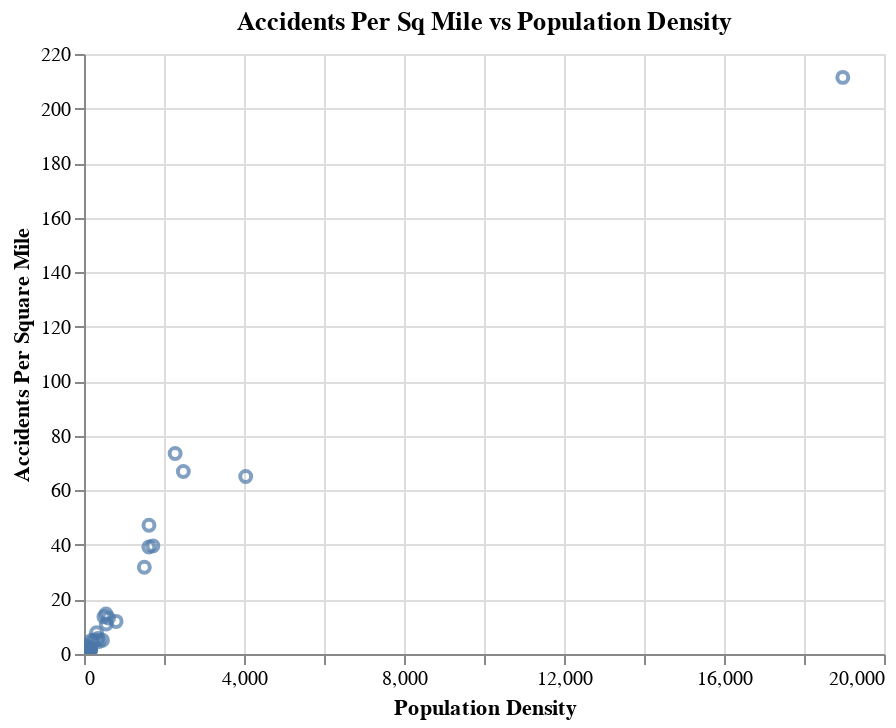

Notebook code for this chart:
### Code cell
countyinfo['Pop_Density']=countyinfo['pop2020']/countyinfo['Square_Miles']
chart=Chart(countyinfo)
chart.mark_point().encode(y=alt.X('Accidents_Per_Square_Mile',axis=alt.Axis(title='Accidents Per Square Mile')),
                          x=alt.Y('Pop_Density',axis=alt.Axis(title='Population Density'))).properties(
    title='Accidents Per Sq Mile vs Population Density').interactive()

### Figure 1 — Vega-Lite specification as saved in the notebook (floating-point values rounded to 4 significant figures)
{"config": {"view": {"continuousWidth": 400, "continuousHeight": 300}}, "data": {"name": "data-10031b8ba2db75cf10f3e78cb5e4c4cd"}, "mark": "point", "encoding": {"x": {"type": "quantitative", "axis": {"title": "Population Density"}, "field": "Pop_Density"}, "y": {"type": "quantitative", "axis": {"title": "Accidents Per Square Mile"}, "field": "Accidents_Per_Square_Mile"}}, "selection": {"selector022": {"type": "interval", "bind": "scales", "encodings": ["x", "y"]}}, "title": "Accidents Per Sq Mile vs Population Density", "$schema": "https://vega.github.io/schema/vega-lite/v4.8.1.json", "datasets": {"data-10031b8ba2db75cf10f3e78cb5e4c4cd": [{"pop2020": 10079000, "GrowthRate": 2.612, "Square_Miles": 4058, "Count": 271628, "County": "Los Angeles", "Accidents_Per_Capita": 0.02695, "Accidents_Per_Square_Mile": 66.94, "Pop_Density": 2484.0}, {"pop2020": 3379160, "GrowthRate": 8.889, "Square_Miles": 4207, "Count": 50285, "County": "San Diego", "Accidents_Per_Capita": 0.01488, "Accidents_Per_Square_Mile": 11.95, "Pop_Density": 803.2}, {"pop2020": 3198000, "GrowthRate": 6.015, "Square_Miles": 791, "Count": 51465, "County": "Orange", "Accidents_Per_Capita": 0.01609, "Accidents_Per_Square_Mile": 65.06, "Pop_Density": 4043.0}, {"pop2020": 2517830, "GrowthRate": 14.36, "Square_Miles": 7206, "Count": 41279, "County": "Riverside", "Accidents_Per_Capita": 0.01639, "Accidents_Per_Square_Mile": 5.728, "Pop_Density": 349.4}, {"pop2020": 2208400, "GrowthRate": 8.207, "Square_Miles": 20057, "Count": 46160, "County": "San Bernardino", "Accidents_Per_Capita": 0.0209, "Accidents_Per_Square_Mile": 2.301, "Pop_Density": 110.1}, {"pop2020": 1945940, "GrowthRate": 8.95, "Square_Miles": 1290, "Count": 41004, "County": "Santa Clara", "Accidents_Per_Capita": 0.02107, "Accidents_Per_Square_Mile": 31.79, "Pop_Density": 1508.0}, {"pop2020": 1684000, "GrowthRate": 11.3, "Square_Miles": 739, "Count": 54313, "County": "Alameda", "Accidents_Per_Capita": 0.03225, "Accidents_Per_Square_Mile": 73.5, "Pop_Density": 2279.0}, {"pop2020": 1567490, "GrowthRate": 10.28, "Square_Miles": 965, "Count": 45563, "County": "Sacramento", "Accidents_Per_Capita": 0.02907, "Accidents_Per_Square_Mile": 47.22, "Pop_Density": 1624.0}, {"pop2020": 1160920, "GrowthRate": 10.29, "Square_Miles": 716, "Count": 28107, "County": "Contra Costa", "Accidents_Per_Capita": 0.02421, "Accidents_Per_Square_Mile": 39.26, "Pop_Density": 1621.0}, {"pop2020": 1010120, "GrowthRate": 8.375, "Square_Miles": 5958, "Count": 10380, "County": "Fresno", "Accidents_Per_Capita": 0.01028, "Accidents_Per_Square_Mile": 1.742, "Pop_Density": 169.5}, {"pop2020": 912316, "GrowthRate": 8.471, "Square_Miles": 8132, "Count": 10334, "County": "Kern", "Accidents_Per_Capita": 0.01133, "Accidents_Per_Square_Mile": 1.271, "Pop_Density": 112.2}, {"pop2020": 891583, "GrowthRate": 10.68, "Square_Miles": 47, "Count": 9937, "County": "San Francisco", "Accidents_Per_Capita": 0.01115, "Accidents_Per_Square_Mile": 211.4, "Pop_Density": 18970.0}, {"pop2020": 851297, "GrowthRate": 3.171, "Square_Miles": 1843, "Count": 9319, "County": "Ventura", "Accidents_Per_Capita": 0.01095, "Accidents_Per_Square_Mile": 5.056, "Pop_Density": 461.9}, {"pop2020": 772948, "GrowthRate": 12.49, "Square_Miles": 1391, "Count": 15344, "County": "San Joaquin", "Accidents_Per_Capita": 0.01985, "Accidents_Per_Square_Mile": 11.03, "Pop_Density": 555.7}, {"pop2020": 771019, "GrowthRate": 7.127, "Square_Miles": 448, "Count": 17763, "County": "San Mateo", "Accidents_Per_Capita": 0.02304, "Accidents_Per_Square_Mile": 39.65, "Pop_Density": 1721.0}, {"pop2020": 558911, "GrowthRate": 8.492, "Square_Miles": 1495, "Count": 6901, "County": "Stanislaus", "Accidents_Per_Capita": 0.01235, "Accidents_Per_Square_Mile": 4.616, "Pop_Density": 373.9}, {"pop2020": 493334, "GrowthRate": 1.765, "Square_Miles": 1576, "Count": 12314, "County": "Sonoma", "Accidents_Per_Capita": 0.02496, "Accidents_Per_Square_Mile": 7.813, "Pop_Density": 313.0}, {"pop2020": 471389, "GrowthRate": 6.41, "Square_Miles": 4824, "Count": 4411, "County": "Tulare", "Accidents_Per_Capita": 0.009357, "Accidents_Per_Square_Mile": 0.9144, "Pop_Density": 97.72}, {"pop2020": 452076, "GrowthRate": 9.212, "Square_Miles": 822, "Count": 12045, "County": "Solano", "Accidents_Per_Capita": 0.02664, "Accidents_Per_Square_Mile": 14.65, "Pop_Density": 550.0}, {"pop2020": 448369, "GrowthRate": 5.689, "Square_Miles": 2735, "Count": 5228, "County": "Santa Barbara", "Accidents_Per_Capita": 0.01166, "Accidents_Per_Square_Mile": 1.912, "Pop_Density": 163.9}, {"pop2020": 435828, "GrowthRate": 4.667, "Square_Miles": 3381, "Count": 7088, "County": "Monterey", "Accidents_Per_Capita": 0.01626, "Accidents_Per_Square_Mile": 2.096, "Pop_Density": 128.9}, {"pop2020": 408317, "GrowthRate": 16.65, "Square_Miles": 1407, "Count": 7067, "County": "Placer", "Accidents_Per_Capita": 0.01731, "Accidents_Per_Square_Mile": 5.023, "Pop_Density": 290.2}, {"pop2020": 286354, "GrowthRate": 6.134, "Square_Miles": 3299, "Count": 3409, "County": "San Luis Obispo", "Accidents_Per_Capita": 0.0119, "Accidents_Per_Square_Mile": 1.033, "Pop_Density": 86.8}, {"pop2020": 281615, "GrowthRate": 9.692, "Square_Miles": 1935, "Count": 3579, "County": "Merced", "Accidents_Per_Capita": 0.01271, "Accidents_Per_Square_Mile": 1.85, "Pop_Density": 145.5}, {"pop2020": 272555, "GrowthRate": 3.567, "Square_Miles": 445, "Count": 5866, "County": "Santa Cruz", "Accidents_Per_Capita": 0.02152, "Accidents_Per_Square_Mile": 13.18, "Pop_Density": 612.5}, {"pop2020": 259548, "GrowthRate": 2.627, "Square_Miles": 520, "Count": 7091, "County": "Marin", "Accidents_Per_Capita": 0.02732, "Accidents_Per_Square_Mile": 13.64, "Pop_Density": 499.1}, {"pop2020": 235354, "GrowthRate": 7.006, "Square_Miles": 1636, "Count": 1766, "County": "Butte", "Accidents_Per_Capita": 0.007504, "Accidents_Per_Square_Mile": 1.079, "Pop_Density": 143.9}, {"pop2020": 224472, "GrowthRate": 11.63, "Square_Miles": 1015, "Count": 4656, "County": "Yolo", "Accidents_Per_Capita": 0.02074, "Accidents_Per_Square_Mile": 4.587, "Pop_Density": 221.2}, {"pop2020": 194590, "GrowthRate": 7.429, "Square_Miles": 1708, "Count": 3933, "County": "El Dorado", "Accidents_Per_Capita": 0.02021, "Accidents_Per_Square_Mile": 2.303, "Pop_Density": 113.9}, {"pop2020": 182333, "GrowthRate": 4.351, "Square_Miles": 4177, "Count": 74, "County": "Imperial", "Accidents_Per_Capita": 0.0004059, "Accidents_Per_Square_Mile": 0.01772, "Pop_Density": 43.65}, {"pop2020": 181042, "GrowthRate": 2.124, "Square_Miles": 3775, "Count": 1738, "County": "Shasta", "Accidents_Per_Capita": 0.0096, "Accidents_Per_Square_Mile": 0.4604, "Pop_Density": 47.96}, {"pop2020": 161208, "GrowthRate": 6.756, "Square_Miles": 2137, "Count": 2510, "County": "Madera", "Accidents_Per_Capita": 0.01557, "Accidents_Per_Square_Mile": 1.175, "Pop_Density": 75.44}, {"pop2020": 154706, "GrowthRate": 1.526, "Square_Miles": 1389, "Count": 1260, "County": "Kings", "Accidents_Per_Capita": 0.008144, "Accidents_Per_Square_Mile": 0.9071, "Pop_Density": 111.4}, {"pop2020": 137479, "GrowthRate": 0.4905, "Square_Miles": 748, "Count": 3703, "County": "Napa", "Accidents_Per_Capita": 0.02694, "Accidents_Per_Square_Mile": 4.951, "Pop_Density": 183.8}, {"pop2020": 136065, "GrowthRate": 0.7889, "Square_Miles": 3568, "Count": 1432, "County": "Humboldt", "Accidents_Per_Capita": 0.01052, "Accidents_Per_Square_Mile": 0.4013, "Pop_Density": 38.13}, {"pop2020": 100082, "GrowthRate": 1.313, "Square_Miles": 958, "Count": 2636, "County": "Nevada", "Accidents_Per_Capita": 0.02634, "Accidents_Per_Square_Mile": 2.752, "Pop_Density": 104.5}, {"pop2020": 97545, "GrowthRate": 2.947, "Square_Miles": 602, "Count": 779, "County": "Sutter", "Accidents_Per_Capita": 0.007986, "Accidents_Per_Square_Mile": 1.294, "Pop_Density": 162.0}, {"pop2020": 87424, "GrowthRate": -0.4282, "Square_Miles": 3506, "Count": 1807, "County": "Mendocino", "Accidents_Per_Capita": 0.02067, "Accidents_Per_Square_Mile": 0.5154, "Pop_Density": 24.94}, {"pop2020": 80573, "GrowthRate": 11.37, "Square_Miles": 632, "Count": 1274, "County": "Yuba", "Accidents_Per_Capita": 0.01581, "Accidents_Per_Square_Mile": 2.016, "Pop_Density": 127.5}, {"pop2020": 64822, "GrowthRate": 0.1344, "Square_Miles": 1256, "Count": 1310, "County": "Lake", "Accidents_Per_Capita": 0.02021, "Accidents_Per_Square_Mile": 1.043, "Pop_Density": 51.61}, {"pop2020": 64312, "GrowthRate": 1.175, "Square_Miles": 2950, "Count": 866, "County": "Tehama", "Accidents_Per_Capita": 0.01347, "Accidents_Per_Square_Mile": 0.2936, "Pop_Density": 21.8}, {"pop2020": 64213, "GrowthRate": 15.66, "Square_Miles": 1389, "Count": 1373, "County": "San Benito", "Accidents_Per_Capita": 0.02138, "Accidents_Per_Square_Mile": 0.9885, "Pop_Density": 46.23}, {"pop2020": 55539, "GrowthRate": 0.6305, "Square_Miles": 2221, "Count": 1118, "County": "Tuolumne", "Accidents_Per_Capita": 0.02013, "Accidents_Per_Square_Mile": 0.5034, "Pop_Density": 25.01}, {"pop2020": 45522, "GrowthRate": 0.1188, "Square_Miles": 1020, "Count": 1166, "County": "Calaveras", "Accidents_Per_Capita": 0.02561, "Accidents_Per_Square_Mile": 1.143, "Pop_Density": 44.63}, {"pop2020": 43604, "GrowthRate": -2.969, "Square_Miles": 6278, "Count": 563, "County": "Siskiyou", "Accidents_Per_Capita": 0.01291, "Accidents_Per_Square_Mile": 0.08968, "Pop_Density": 6.946}, {"pop2020": 41047, "GrowthRate": 8.349, "Square_Miles": 595, "Count": 975, "County": "Amador", "Accidents_Per_Capita": 0.02375, "Accidents_Per_Square_Mile": 1.639, "Pop_Density": 68.99}, {"pop2020": 30160, "GrowthRate": -13.41, "Square_Miles": 4541, "Count": 453, "County": "Lassen", "Accidents_Per_Capita": 0.01502, "Accidents_Per_Square_Mile": 0.09976, "Pop_Density": 6.642}, {"pop2020": 28628, "GrowthRate": 0.21, "Square_Miles": 1006, "Count": 313, "County": "Del Norte", "Accidents_Per_Capita": 0.01093, "Accidents_Per_Square_Mile": 0.3111, "Pop_Density": 28.46}, {"pop2020": 28229, "GrowthRate": 0.3662, "Square_Miles": 1314, "Count": 469, "County": "Glenn", "Accidents_Per_Capita": 0.01661, "Accidents_Per_Square_Mile": 0.3569, "Pop_Density": 21.48}, {"pop2020": 21531, "GrowthRate": 0.4385, "Square_Miles": 1151, "Count": 529, "County": "Colusa", "Accidents_Per_Capita": 0.02457, "Accidents_Per_Square_Mile": 0.4596, "Pop_Density": 18.71}, {"pop2020": 18932, "GrowthRate": -4.931, "Square_Miles": 2553, "Count": 368, "County": "Plumas", "Accidents_Per_Capita": 0.01944, "Accidents_Per_Square_Mile": 0.1441, "Pop_Density": 7.416}, {"pop2020": 18065, "GrowthRate": -2.415, "Square_Miles": 10181, "Count": 280, "County": "Inyo", "Accidents_Per_Capita": 0.0155, "Accidents_Per_Square_Mile": 0.0275, "Pop_Density": 1.774}, {"pop2020": 17539, "GrowthRate": -4.038, "Square_Miles": 1449, "Count": 400, "County": "Mariposa", "Accidents_Per_Capita": 0.02281, "Accidents_Per_Square_Mile": 0.2761, "Pop_Density": 12.1}, {"pop2020": 14280, "GrowthRate": 0.1613, "Square_Miles": 3049, "Count": 451, "County": "Mono", "Accidents_Per_Capita": 0.03158, "Accidents_Per_Square_Mile": 0.1479, "Pop_Density": 4.684}, {"pop2020": 12153, "GrowthRate": -11.64, "Square_Miles": 3179, "Count": 383, "County": "Trinity", "Accidents_Per_Capita": 0.03151, "Accidents_Per_Square_Mile": 0.1205, "Pop_Density": 3.823}, {"pop2020": 8635, "GrowthRate": -10.97, "Square_Miles": 3198, "Count": 124, "County": "Modoc", "Accidents_Per_Capita": 0.01436, "Accidents_Per_Square_Mile": 0.03877, "Pop_Density": 2.7}, {"pop2020": 2943, "GrowthRate": -8.631, "Square_Miles": 953, "Count": 129, "County": "Sierra", "Accidents_Per_Capita": 0.04383, "Accidents_Per_Square_Mile": 0.1354, "Pop_Density": 3.088}, {"pop2020": 1061, "GrowthRate": -8.613, "Square_Miles": 738, "Count": 108, "County": "Alpine", "Accidents_Per_Capita": 0.1018, "Accidents_Per_Square_Mile": 0.1463, "Pop_Density": 1.438}]}}
